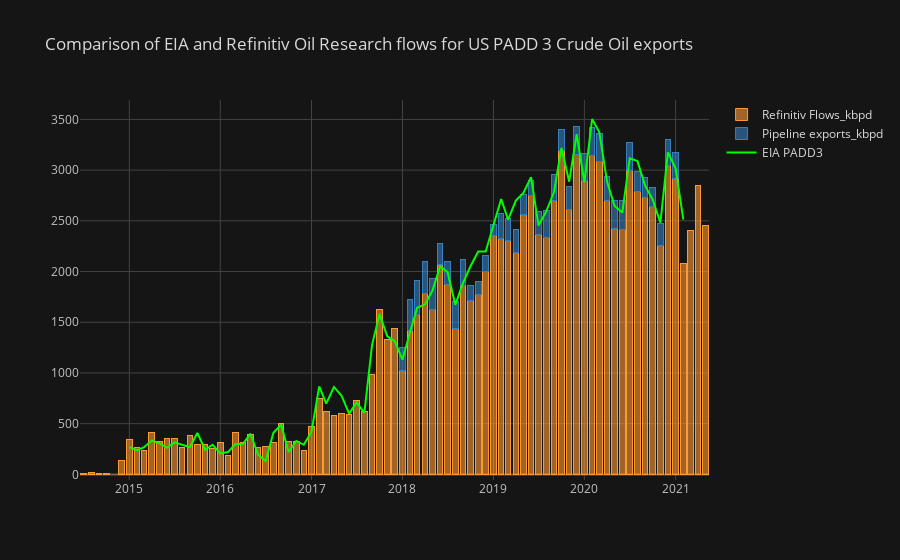

The notebook cell saved with this chart:
### Code cell
eia=ek.get_timeseries('EXP-CLPD3D-EIA',start_date='2015-01-01',interval='monthly')
eia.index=eia.index.to_period('M')
compare=padd3_mnbpd.merge(eia,how='left',left_index=True,right_index=True)
compare['PADD3_calculated']=compare['Refinitiv Flows_kbpd']+compare['Pipeline exports_kbpd']
compare.index=compare.index.astype('str')
compare['CLOSE']=compare['CLOSE'].astype('float64')
fig_benchmarking=compare[['Refinitiv Flows_kbpd','Pipeline exports_kbpd']].iplot(kind='bar',barmode='stack',title='Comparison of EIA and Refinitiv Oil Research flows for US PADD 3 Crude Oil exports',asFigure=True)
fig_benchmarking.add_trace(trace=go.Scatter(x=compare.index,y=compare['CLOSE'],name='EIA PADD3',line=dict(color='lime')))
fig_benchmarking.show()
